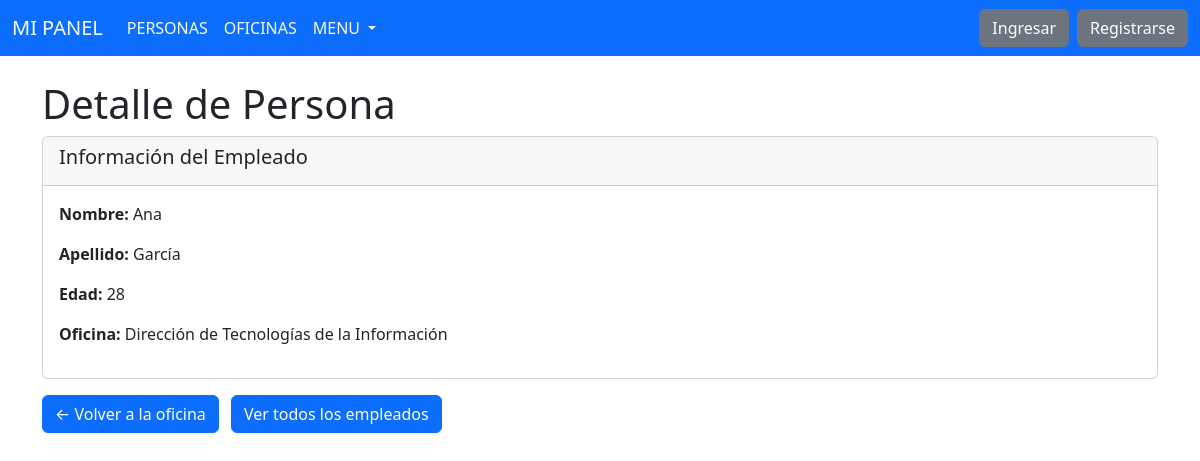
/persona/detalle/1/, run on the app's committed database.
### persona/models.py (models this page shows, shortened)
class Persona(models.Model):
    nombre = models.CharField(max_length=100)
    apellido = models.CharField(max_length=100)
    edad = models.IntegerField()
    oficina = models.ForeignKey('oficina.Oficina', on_delete=models.CASCADE, related_name='personas')
    class Meta:
        verbose_name = 'Persona'
        verbose_name_plural = 'Personas'

### oficina/models.py (models this page shows, shortened)
class Oficina(models.Model):
    nombre = models.CharField(max_length=100)
    nombre_corto = models.CharField(max_length=10)
    class Meta:
        verbose_name = 'Oficina'
        verbose_name_plural = 'Oficinas'
        constraints = [
            models.UniqueConstraint(fields=['nombre'], name='unique_nombre_oficina'),
            models.UniqueConstraint(fields=['nombre_corto'], name='unique_nombre_corto_oficina'),
        ]

### persona/views.py (the view)
class PersonaDetailView(DetailView):
    model = Persona
    template_name = 'persona/detalle.html'
    context_object_name = 'persona'
    def get_context_data(self, **kwargs):
        context = super().get_context_data(**kwargs)
        context['titulo'] = "Detalle de Personas"
        context['home_url'] = 'persona:lista'
        return context

### templates/persona/detalle.html
{% extends 'base.html' %}
{% block content %}
<div class="container mt-4">
    <h1>Detalle de Persona</h1>
    <div class="card">
        <div class="card-header">
            <h5>Información del Empleado</h5>
        </div>
        <div class="card-body">
            <p><strong>Nombre:</strong> {{ persona.nombre }}</p>
            <p><strong>Apellido:</strong> {{ persona.apellido }}</p>
            <p><strong>Edad:</strong> {{ persona.edad }}</p>
            <p><strong>Oficina:</strong> {{ persona.oficina.nombre }}</p>
        </div>
    </div>
    <div class="mt-3">
        <a href="{% url 'oficina:detalle' persona.oficina.pk %}" class="btn btn-primary">
            ← Volver a la oficina
        </a>
        <a href="{% url 'persona:lista' %}" class="btn btn-primary ms-2">
            Ver todos los empleados
        </a>
    </div>
</div>
{% endblock %}

### data on the page
Persona: nombre "Ana", apellido "García", edad "28", oficina.nombre "Dirección de Tecnologías de la Información"
